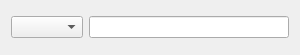
<?xml version="1.0" encoding="UTF-8"?>
<ui version="4.0">
 <class>AttribForm</class>
 <widget class="QWidget" name="AttribForm">
  <property name="geometry">
   <rect>
    <x>0</x>
    <y>0</y>
    <width>300</width>
    <height>55</height>
   </rect>
  </property>
  <property name="windowTitle">
   <string>Form</string>
  </property>
  <layout class="QGridLayout" name="gridLayout">
   <item row="0" column="0">
    <layout class="QHBoxLayout" name="horizontalLayout">
     <item>
      <widget class="QComboBox" name="comboBox"/>
     </item>
     <item>
      <widget class="QLineEdit" name="lineEdit"/>
     </item>
    </layout>
   </item>
  </layout>
 </widget>
 <resources/>
 <connections/>
</ui>
